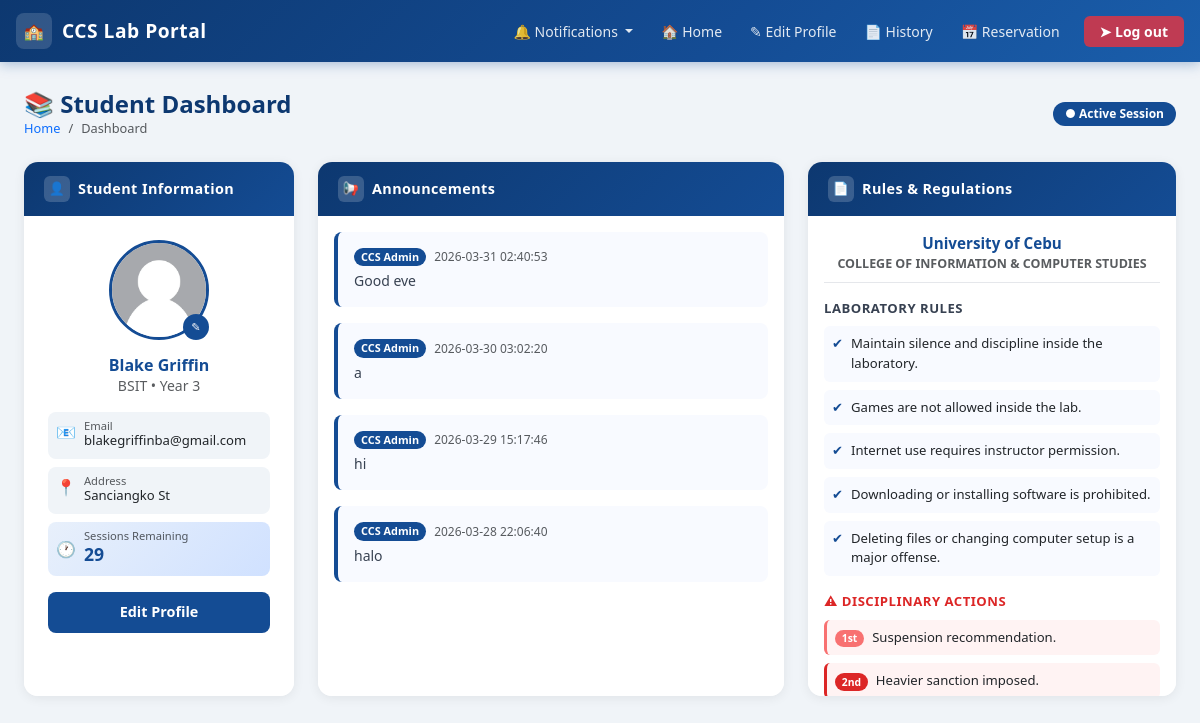
Page /dashboard (signed in) on the committed database.
### tables this page shows
CREATE TABLE students(
            id INTEGER PRIMARY KEY AUTOINCREMENT,
            id_number TEXT UNIQUE NOT NULL,
            first_name TEXT NOT NULL CHECK(length(first_name) <= 30),
            middle_name TEXT CHECK(length(middle_name) <= 30),
            last_name TEXT NOT NULL CHECK(length(last_name) <= 30),
            course_level INTEGER NOT NULL CHECK(course_level BETWEEN 1 AND 4),
            course TEXT NOT NULL,
            password TEXT NOT NULL,
            email TEXT UNIQUE NOT NULL,
            address TEXT NOT NULL,
            sessions_remaining INTEGER NOT NULL DEFAULT 30 CHECK(sessions_remaining BETWEEN 0 AND 30),
            total_session_used INTEGER NOT NULL DEFAULT 0 CHECK(total_session_used >= 0),
            profile_photo TEXT DEFAULT NULL
            );

CREATE TABLE announcements(
            id INTEGER PRIMARY KEY AUTOINCREMENT,
            content TEXT NOT NULL,
            created_at TIMESTAMP DEFAULT CURRENT_TIMESTAMP     
        );

### app.py (the view)
@app.route("/dashboard")
def dashboard():
    if "user" not in session:
        return redirect(url_for("login"))
    student = view_students(session["user"])
    full_name = f"{student['first_name']} {student['last_name']}"
    profile_photo = student.get("profile_photo") or "default.png"
    course = student['course']
    course_level = student['course_level']
    email = student['email']
    address = student['address']
    sessions_remaining = student['sessions_remaining']
    announcements = get_announcement()
    return render_template("student/dashboard.html",
    name=full_name,
    course=course,
    year=course_level,
    email = email,
    address=address,
    sessions_remaining = sessions_remaining,
    profile_photo=profile_photo,
    announcements = announcements
    )

### database.py (called while the page is built)
def get_db():
    if "db" not in g:
        g.db = sqlite3.connect(
            DATABASE,
            detect_types=sqlite3.PARSE_DECLTYPES,
            timeout=30
        )
        g.db.row_factory = sqlite3.Row
        g.db.execute("PRAGMA journal_mode = WAL")
        g.db.execute("PRAGMA foreign_keys = ON")
    return g.db

### db_helper.py (called while the page is built)
def execute(query, params=(), fetchone=False, fetchall=False, commit=False):
    db = get_db()
    if fetchone and fetchall:
        raise ValueError("Cannot Use Fetchone and Fetchall at the same time!")
    cursor = db.execute(query,params)
    try:
        result = None
        if fetchone:
            row = cursor.fetchone()
            result = dict(row) if row else None
        elif fetchall:
            rows = cursor.fetchall()
            result = [dict(r) for r in rows]
        if commit:
            db.commit()
            return cursor.rowcount
        return result
    except Exception:
        db.rollback()
        raise
    finally:
        cursor.close()

### models/admin_models.py (called while the page is built)
def get_announcement():
    query = "SELECT * FROM announcements ORDER BY created_at DESC"
    return execute(query, fetchall=True)

### models/student_models.py (called while the page is built)
def view_students(id_number):
    query = "SELECT * FROM students WHERE id_number = ?"
    return execute(query, (id_number,), fetchone=True)

### templates/student/dashboard.html (shortened to what this page needs)
{% extends "student/dashboardbase.html" %}
{% block content %}
<div class="page-header d-flex align-items-center justify-content-between flex-wrap gap-2">
  <div>
    <h4>&#128218; Student Dashboard</h4>
    <nav aria-label="breadcrumb">
      <ol class="breadcrumb mb-0">
        <li class="breadcrumb-item"><a href="/dashboard" class="text-decoration-none">Home</a></li>
        <li class="breadcrumb-item active" aria-current="page">Dashboard</li>
      </ol>
    </nav>
  </div>
  <span class="badge rounded-pill" style="background-color:#144c94; font-size:0.75rem; padding:6px 12px;">
    &#9679; Active Session
  </span>
</div>
<div class="row g-4">
  <div class="col-12 col-lg-3">
    <div class="dash-card card">
      <div class="card-header-custom">
        <div class="header-icon">&#128100;</div>
        Student Information
      </div>
      <div class="card-body text-center p-4">
        <div class="position-relative d-inline-block mb-3">
          <img class="rounded-circle border border-3"
               style="width:100px; height:100px; object-fit:cover; border-color:#144c94 !important;"
               src="{{ url_for('static', filename='uploads/' ~ (profile_photo or 'default.png')) }}"
               alt="Profile Photo">
          <a href="/editprofile"
             class="position-absolute bottom-0 end-0 rounded-circle d-flex align-items-center justify-content-center"
             style="width:26px;height:26px;background:#144c94;color:#fff;font-size:0.7rem;text-decoration:none;"
             title="Edit Photo">&#9998;</a>
        </div>
        <h6 class="fw-bold mb-0" style="color:#144c94;">{{ name }}</h6>
        <p class="text-muted small mb-3">{{ course }} &bull; Year {{ year }}</p>
        <div class="d-flex flex-column gap-2 text-start">
          <div class="d-flex align-items-start gap-2 px-2 py-2 rounded-3" style="background:#f0f4f8;">
            <span style="color:#144c94;">&#128231;</span>
            <div>
              <div class="text-muted" style="font-size:0.7rem; line-height:1;">Email</div>
              <div style="font-size:0.82rem; word-break:break-all;">{{ email }}</div>
            </div>
          </div>
          <div class="d-flex align-items-start gap-2 px-2 py-2 rounded-3" style="background:#f0f4f8;">
            <span style="color:#144c94;">&#128205;</span>
            <div>
              <div class="text-muted" style="font-size:0.7rem; line-height:1;">Address</div>
              <div style="font-size:0.82rem;">{{ address }}</div>
            </div>
          </div>
          <div class="d-flex align-items-center gap-2 px-2 py-2 rounded-3"
               style="background: linear-gradient(135deg,#e8f0fb,#d0e1ff);">
            <span style="color:#144c94;">&#128336;</span>
            <div>
              <div class="text-muted" style="font-size:0.7rem; line-height:1;">Sessions Remaining</div>
              <div class="fw-bold" style="color:#144c94; font-size:1.1rem;">{{ sessions_remaining }}</div>
            </div>
          </div>
        </div>
        <a href="/editprofile"
           class="btn btn-sm w-100 mt-3 fw-semibold"
           style="background:#144c94; color:#fff; border-radius:8px;">
          Edit Profile
        </a>
      </div>
    </div>
  </div>
  <div class="col-12 col-lg-5">
    <div class="dash-card card">
      <div class="card-header-custom">
        <div class="header-icon">&#128226;</div>
        Announcements
      </div>
      <div class="card-body p-0">
        <div class="scroll-area p-3" style="max-height:480px;">
          {% for ann in announcements %}
            <div class="mb-3 p-3 rounded-3" style="border-left:4px solid #144c94; background:#f8faff;">
              <div class="d-flex align-items-center gap-2 mb-1">
                <span class="badge rounded-pill"
                      style="background:#144c94; font-size:0.68rem; font-weight:600;">
                  CCS Admin
                </span>
                <span class="text-muted" style="font-size:0.75rem;">{{ ann.created_at }}</span>
              </div>
              <p class="mb-0" style="font-size:0.875rem; color:#374151;">{{ ann.content }}</p>
            </div>
          {% else %}
            <div class="text-center py-5 text-muted">
              <div style="font-size:2.5rem; margin-bottom:8px;">&#128226;</div>
              <p class="mb-0 small">No announcements yet. Check back later!</p>
            </div>
          {% endfor %}
        </div>
      </div>
    </div>
  </div>
  <div class="col-12 col-lg-4">
    <div class="dash-card card">
      <div class="card-header-custom">
        <div class="header-icon">&#128196;</div>
        Rules &amp; Regulations
      </div>
      <div class="card-body p-0">
        <div class="scroll-area p-3" style="max-height:480px;">
          <div class="text-center mb-3 pb-2" style="border-bottom:1px solid #e5e7eb;">
            <p class="fw-bold mb-0" style="color:#144c94; font-size:0.95rem;">University of Cebu</p>
            <p class="text-muted mb-0" style="font-size:0.78rem; font-weight:600;">
              COLLEGE OF INFORMATION &amp; COMPUTER STUDIES
            </p>
          </div>
          <p class="fw-bold mb-2" style="font-size:0.82rem; color:#374151; text-transform:uppercase; letter-spacing:0.5px;">
            Laboratory Rules
          </p>
          <ul class="list-unstyled mb-3" style="font-size:0.82rem;">
            <li class="d-flex gap-2 mb-2 p-2 rounded-2" style="background:#f8faff;">
              <span style="color:#144c94; flex-shrink:0;">&#10004;</span>
              Maintain silence and discipline inside the laboratory.
            </li>
            <li class="d-flex gap-2 mb-2 p-2 rounded-2" style="background:#f8faff;">
              <span style="color:#144c94; flex-shrink:0;">&#10004;</span>
              Games are not allowed inside the lab.
            </li>
            <li class="d-flex gap-2 mb-2 p-2 rounded-2" style="background:#f8faff;">
              <span style="color:#144c94; flex-shrink:0;">&#10004;</span>
              Internet use requires instructor permission.
            </li>
            <li class="d-flex gap-2 mb-2 p-2 rounded-2" style="background:#f8faff;">
              <span style="color:#144c94; flex-shrink:0;">&#10004;</span>
              Downloading or installing software is prohibited.
            </li>
            <li class="d-flex gap-2 mb-2 p-2 rounded-2" style="background:#f8faff;">
              <span style="color:#144c94; flex-shrink:0;">&#10004;</span>
              Deleting files or changing computer setup is a major offense.
            </li>
          </ul>
          <p class="fw-bold mb-2" style="font-size:0.82rem; color:#dc2626; text-transform:uppercase; letter-spacing:0.5px;">
            &#9888; Disciplinary Actions
          </p>
          <div class="d-flex flex-column gap-2" style="font-size:0.82rem;">
            <div class="p-2 rounded-2 d-flex gap-2 align-items-start"
                 style="background:#fff3f3; border-left:3px solid #f87171;">
              <span class="badge rounded-pill"
                    style="background:#f87171; font-size:0.65rem; white-space:nowrap; margin-top:2px;">1st</span>
              Suspension recommendation.
            </div>
            <div class="p-2 rounded-2 d-flex gap-2 align-items-start"
                 style="background:#fff3f3; border-left:3px solid #dc2626;">
              <span class="badge rounded-pill"
                    style="background:#dc2626; font-size:0.65rem; white-space:nowrap; margin-top:2px;">2nd</span>
              Heavier sanction imposed.
            </div>
          </div>
        </div>
      </div>
    </div>
  </div>
</div>
{% endblock %}

### static/css/style.css (style rules this page uses)
body { background-color: #f0f4ff; font-family: 'Inter', sans-serif; min-height: 100vh; }
.btn { border-radius: 8px; font-weight: 600; padding: 0.55rem 1.4rem; font-size: 0.9rem; }

### templates/student/dashboardbase.html (style rules this page uses)
:root { --uc-blue: #144c94; --uc-blue-dark: #0d3870; --uc-blue-light: #1a5eab; --sidebar-width: 260px; }
body { background-color: #f0f4f8; font-family: 'Segoe UI', system-ui, -apple-system, sans-serif; min-height: 100vh; }
.page-header { margin-bottom: 1.5rem; }
.page-header h4 { color: var(--uc-blue-dark); font-weight: 700; margin: 0; }
.page-header .breadcrumb { font-size: 0.8rem; margin: 0; }
.dash-card { border: none; border-radius: 14px; box-shadow: 0 2px 12px rgba(0,0,0,0.07); overflow: hidden; height: 100%; }
.dash-card .card-header-custom { background: linear-gradient(135deg, var(--uc-blue-dark), var(--uc-blue)); color: #fff; padding: 14px 20px; font-weight: 700; font-size: 0.9rem; letter-spacing: 0.4px; display: flex; align-items: center; gap: 8px; }
.dash-card .card-header-custom .header-icon { width: 26px; height: 26px; background: rgba(255,255,255,0.18); border-radius: 6px; display: flex; align-items: center; justify-content: center; font-size: 0.8rem; }
.dash-card .card-body { padding: 1.25rem 1.5rem; background: #fff; }
.scroll-area { overflow-y: auto; scrollbar-width: thin; scrollbar-color: #cdd5e0 transparent; }

### rows in the picture
students: course "BSIT", email "blakegriffinba@gmail.com", address "Sanciangko St"
announcements: created_at "2026-03-31 02:40:53", content "Good eve"
announcements: created_at "2026-03-30 03:02:20", content "a"
announcements: created_at "2026-03-29 15:17:46", content "hi"
announcements: created_at "2026-03-28 22:06:40", content "halo"

### other values in the picture
{{ name }} "Blake Griffin"
{{ year }} "3"
{{ sessions_remaining }} "29"
